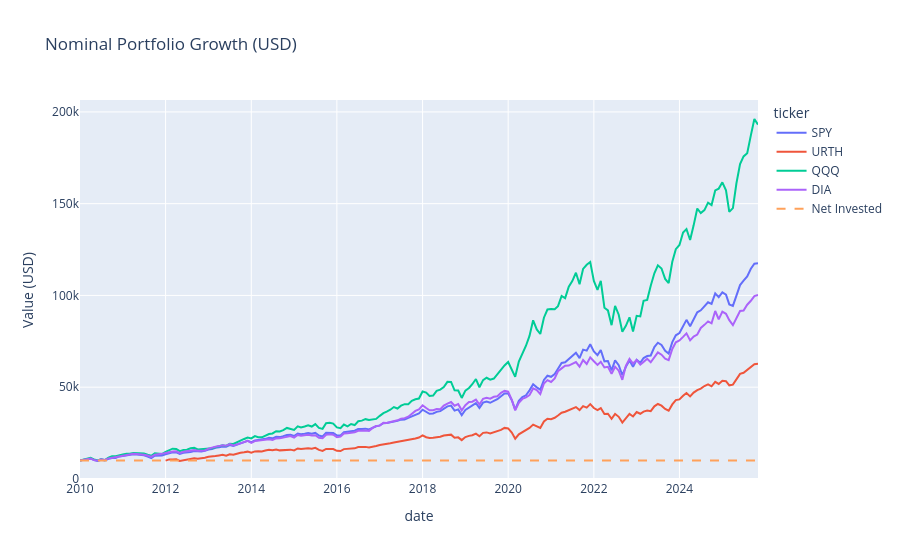
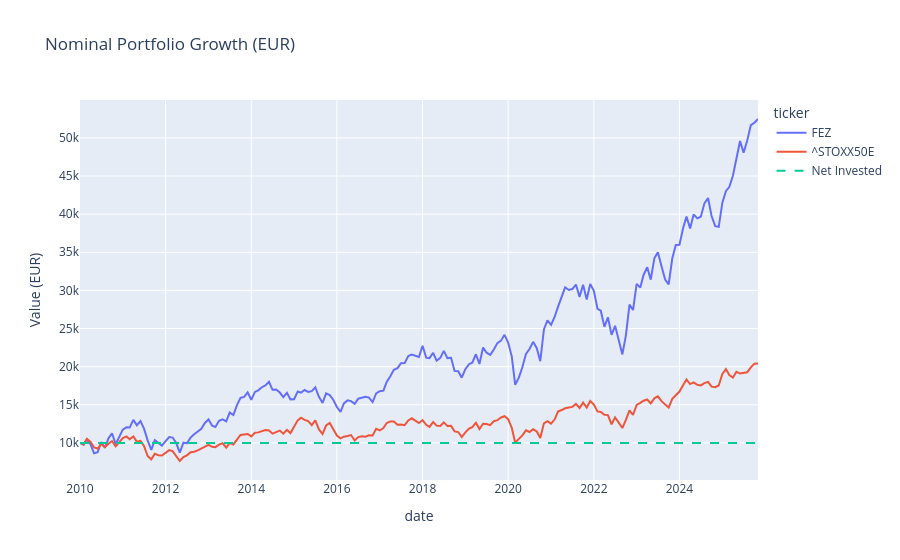
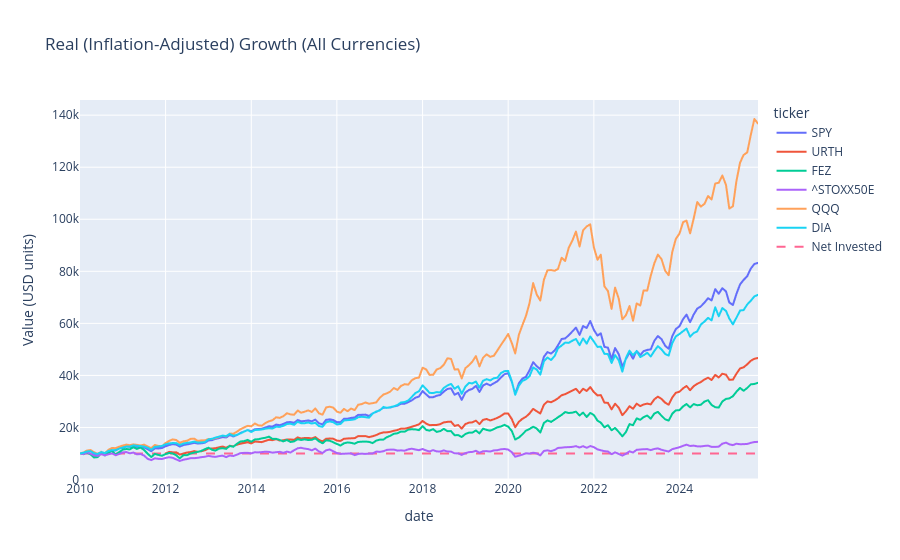
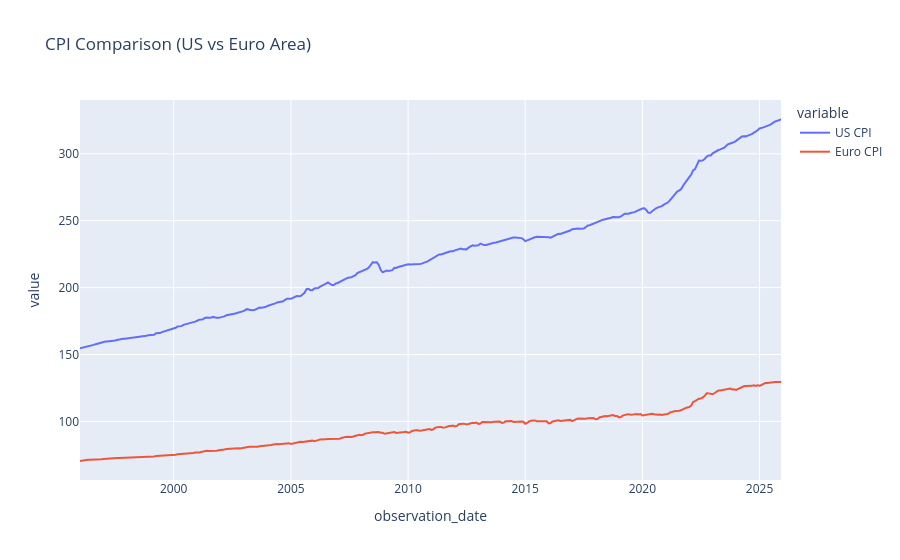

Source (notebook cell) for these figures, in order:
### Code cell
# Interactive plots with Plotly: net investment & total gain, grouped by currency
import plotly.express as px

# build long-format frame including net invested
all_dfs = []
for ticker, df in results.items():
    # determine currency per ticker using mapping or prefix
    curr = 'EUR' if ticker.startswith('^') or ticker in ['FEZ'] else 'USD'
    temp = df.copy()
    temp['ticker'] = ticker
    temp['currency'] = curr
    temp['net_invested'] = temp['invested']
    all_dfs.append(temp)
all_long = pd.concat(all_dfs)

# nominal grouped plots
for curr in all_long['currency'].unique():
    subset = all_long[all_long['currency'] == curr]
    fig = px.line(subset, x='date', y='value', color='ticker',
                  title=f'Nominal Portfolio Growth ({curr})',
                  labels={'value': f'Value ({curr})'})
    fig.add_scatter(x=subset['date'], y=subset['net_invested'],
                    mode='lines', name='Net Invested', line=dict(dash='dash'))
    fig.show()

# real growth single plot
if inflation_adjusted and cpi_monthly is not None:
    real_list = []
    for ticker, df in results.items():
        temp = df.copy()
        start = temp.iloc[0]['date']; end = temp.iloc[-1]['date']
        cpi_sub = cpi_monthly.loc[start:end].squeeze()
        if len(cpi_sub) > 0:
            cpi0 = cpi_sub.iloc[0]
            cpi_filled = cpi_sub.reindex(temp['date'], method='ffill')
            temp['value_real'] = temp['value'] * (cpi0 / cpi_filled.values)
        else:
            temp['value_real'] = temp['value']
        temp['ticker'] = ticker
        temp['net_invested'] = temp['invested']
        real_list.append(temp)
    real_long = pd.concat(real_list)
    fig2 = px.line(real_long, x='date', y='value_real', color='ticker',
                   title='Real (Inflation-Adjusted) Growth (All Currencies)',
                   labels={'value_real': f'Value ({currency} units)'} )
    fig2.add_scatter(x=real_long['date'], y=real_long['net_invested'],
                     mode='lines', name='Net Invested', line=dict(dash='dash'))
    fig2.show()
else:
    print('Inflation-adjusted data unavailable, real plot skipped')

# additional macro plots: CPI and FX
# fetch both CPI series for comparison
if inflation_adjusted:
    # US CPI
    us_url = 'https://fred.stlouisfed.org/graph/fredgraph.csv?id=CPIAUCSL'
    us_cpi = pd.read_csv(us_url, index_col=0, parse_dates=True)
    us_cpi = us_cpi.resample('MS').last()
    # Euro area CPI code used earlier
    eur_url = f"https://fred.stlouisfed.org/graph/fredgraph.csv?id={cpi_ticker}"
    eur_cpi = pd.read_csv(eur_url, index_col=0, parse_dates=True)
    eur_cpi = eur_cpi.resample('MS').last()
    # combine
    cpi_plot = pd.DataFrame({
        'US CPI': us_cpi.squeeze(),
        'Euro CPI': eur_cpi.squeeze()
    }).dropna()
    fig3 = px.line(cpi_plot, x=cpi_plot.index, y=cpi_plot.columns,
                   title='CPI Comparison (US vs Euro Area)')
    fig3.show()

# FX plot if available
if fx_monthly is not None:
    fig4 = px.line(x=fx_monthly.index, y=fx_monthly.values,
                   title='EUR/USD Exchange Rate',
                   labels={'x': 'Date', 'y': 'EUR per USD'})
    fig4.show()

### Figure 1 — Plotly figure (JSON) as saved in the notebook; plotly's stock layout.template omitted (floating-point values rounded to 4 significant figures; data arrays with more than 128 entries replaced by an {"elided": "..."} marker saying what was removed)
{"data": [{"hovertemplate": "ticker=SPY<br>date=%{x}<br>Value (USD)=%{y}<extra></extra>", "legendgroup": "SPY", "line": {"color": "#636efa", "dash": "solid"}, "marker": {"symbol": "circle"}, "mode": "lines", "name": "SPY", "orientation": "v", "showlegend": true, "type": "scatter", "x": {"elided": "191 str values"}, "xaxis": "x", "y": {"elided": "191 float values"}, "yaxis": "y"}, {"hovertemplate": "ticker=URTH<br>date=%{x}<br>Value (USD)=%{y}<extra></extra>", "legendgroup": "URTH", "line": {"color": "#EF553B", "dash": "solid"}, "marker": {"symbol": "circle"}, "mode": "lines", "name": "URTH", "orientation": "v", "showlegend": true, "type": "scatter", "x": {"elided": "167 str values"}, "xaxis": "x", "y": {"elided": "167 float values"}, "yaxis": "y"}, {"hovertemplate": "ticker=QQQ<br>date=%{x}<br>Value (USD)=%{y}<extra></extra>", "legendgroup": "QQQ", "line": {"color": "#00cc96", "dash": "solid"}, "marker": {"symbol": "circle"}, "mode": "lines", "name": "QQQ", "orientation": "v", "showlegend": true, "type": "scatter", "x": {"elided": "191 str values"}, "xaxis": "x", "y": {"elided": "191 float values"}, "yaxis": "y"}, {"hovertemplate": "ticker=DIA<br>date=%{x}<br>Value (USD)=%{y}<extra></extra>", "legendgroup": "DIA", "line": {"color": "#ab63fa", "dash": "solid"}, "marker": {"symbol": "circle"}, "mode": "lines", "name": "DIA", "orientation": "v", "showlegend": true, "type": "scatter", "x": {"elided": "191 str values"}, "xaxis": "x", "y": {"elided": "191 float values"}, "yaxis": "y"}, {"line": {"dash": "dash"}, "mode": "lines", "name": "Net Invested", "type": "scatter", "x": {"elided": "740 str values"}, "y": {"elided": "740 int values"}}], "layout": {"legend": {"title": {"text": "ticker"}, "tracegroupgap": 0}, "title": {"text": "Nominal Portfolio Growth (USD)"}, "xaxis": {"anchor": "y", "domain": [0, 1], "title": {"text": "date"}}, "yaxis": {"anchor": "x", "domain": [0, 1], "title": {"text": "Value (USD)"}}}}

### Figure 2 — Plotly figure (JSON) as saved in the notebook; plotly's stock layout.template omitted (floating-point values rounded to 4 significant figures; data arrays with more than 128 entries replaced by an {"elided": "..."} marker saying what was removed)
{"data": [{"hovertemplate": "ticker=FEZ<br>date=%{x}<br>Value (EUR)=%{y}<extra></extra>", "legendgroup": "FEZ", "line": {"color": "#636efa", "dash": "solid"}, "marker": {"symbol": "circle"}, "mode": "lines", "name": "FEZ", "orientation": "v", "showlegend": true, "type": "scatter", "x": {"elided": "191 str values"}, "xaxis": "x", "y": {"elided": "191 float values"}, "yaxis": "y"}, {"hovertemplate": "ticker=^STOXX50E<br>date=%{x}<br>Value (EUR)=%{y}<extra></extra>", "legendgroup": "^STOXX50E", "line": {"color": "#EF553B", "dash": "solid"}, "marker": {"symbol": "circle"}, "mode": "lines", "name": "^STOXX50E", "orientation": "v", "showlegend": true, "type": "scatter", "x": {"elided": "191 str values"}, "xaxis": "x", "y": {"elided": "191 float values"}, "yaxis": "y"}, {"line": {"dash": "dash"}, "mode": "lines", "name": "Net Invested", "type": "scatter", "x": {"elided": "382 str values"}, "y": {"elided": "382 int values"}}], "layout": {"legend": {"title": {"text": "ticker"}, "tracegroupgap": 0}, "title": {"text": "Nominal Portfolio Growth (EUR)"}, "xaxis": {"anchor": "y", "domain": [0, 1], "title": {"text": "date"}}, "yaxis": {"anchor": "x", "domain": [0, 1], "title": {"text": "Value (EUR)"}}}}

### Figure 3 — Plotly figure (JSON) as saved in the notebook; plotly's stock layout.template omitted (floating-point values rounded to 4 significant figures; data arrays with more than 128 entries replaced by an {"elided": "..."} marker saying what was removed)
{"data": [{"hovertemplate": "ticker=SPY<br>date=%{x}<br>Value (USD units)=%{y}<extra></extra>", "legendgroup": "SPY", "line": {"color": "#636efa", "dash": "solid"}, "marker": {"symbol": "circle"}, "mode": "lines", "name": "SPY", "showlegend": true, "type": "scattergl", "x": {"elided": "191 str values"}, "xaxis": "x", "y": {"elided": "191 float values"}, "yaxis": "y"}, {"hovertemplate": "ticker=URTH<br>date=%{x}<br>Value (USD units)=%{y}<extra></extra>", "legendgroup": "URTH", "line": {"color": "#EF553B", "dash": "solid"}, "marker": {"symbol": "circle"}, "mode": "lines", "name": "URTH", "showlegend": true, "type": "scattergl", "x": {"elided": "167 str values"}, "xaxis": "x", "y": {"elided": "167 float values"}, "yaxis": "y"}, {"hovertemplate": "ticker=FEZ<br>date=%{x}<br>Value (USD units)=%{y}<extra></extra>", "legendgroup": "FEZ", "line": {"color": "#00cc96", "dash": "solid"}, "marker": {"symbol": "circle"}, "mode": "lines", "name": "FEZ", "showlegend": true, "type": "scattergl", "x": {"elided": "191 str values"}, "xaxis": "x", "y": {"elided": "191 float values"}, "yaxis": "y"}, {"hovertemplate": "ticker=^STOXX50E<br>date=%{x}<br>Value (USD units)=%{y}<extra></extra>", "legendgroup": "^STOXX50E", "line": {"color": "#ab63fa", "dash": "solid"}, "marker": {"symbol": "circle"}, "mode": "lines", "name": "^STOXX50E", "showlegend": true, "type": "scattergl", "x": {"elided": "191 str values"}, "xaxis": "x", "y": {"elided": "191 float values"}, "yaxis": "y"}, {"hovertemplate": "ticker=QQQ<br>date=%{x}<br>Value (USD units)=%{y}<extra></extra>", "legendgroup": "QQQ", "line": {"color": "#FFA15A", "dash": "solid"}, "marker": {"symbol": "circle"}, "mode": "lines", "name": "QQQ", "showlegend": true, "type": "scattergl", "x": {"elided": "191 str values"}, "xaxis": "x", "y": {"elided": "191 float values"}, "yaxis": "y"}, {"hovertemplate": "ticker=DIA<br>date=%{x}<br>Value (USD units)=%{y}<extra></extra>", "legendgroup": "DIA", "line": {"color": "#19d3f3", "dash": "solid"}, "marker": {"symbol": "circle"}, "mode": "lines", "name": "DIA", "showlegend": true, "type": "scattergl", "x": {"elided": "191 str values"}, "xaxis": "x", "y": {"elided": "191 float values"}, "yaxis": "y"}, {"line": {"dash": "dash"}, "mode": "lines", "name": "Net Invested", "type": "scatter", "x": {"elided": "1122 str values"}, "y": {"elided": "1122 int values"}}], "layout": {"legend": {"title": {"text": "ticker"}, "tracegroupgap": 0}, "title": {"text": "Real (Inflation-Adjusted) Growth (All Currencies)"}, "xaxis": {"anchor": "y", "domain": [0, 1], "title": {"text": "date"}}, "yaxis": {"anchor": "x", "domain": [0, 1], "title": {"text": "Value (USD units)"}}}}

### Figure 4 — Plotly figure (JSON) as saved in the notebook; plotly's stock layout.template omitted (floating-point values rounded to 4 significant figures; data arrays with more than 128 entries replaced by an {"elided": "..."} marker saying what was removed)
{"data": [{"hovertemplate": "variable=US CPI<br>observation_date=%{x}<br>value=%{y}<extra></extra>", "legendgroup": "US CPI", "line": {"color": "#636efa", "dash": "solid"}, "marker": {"symbol": "circle"}, "mode": "lines", "name": "US CPI", "orientation": "v", "showlegend": true, "type": "scatter", "x": {"elided": "359 str values"}, "xaxis": "x", "y": {"elided": "359 float values"}, "yaxis": "y"}, {"hovertemplate": "variable=Euro CPI<br>observation_date=%{x}<br>value=%{y}<extra></extra>", "legendgroup": "Euro CPI", "line": {"color": "#EF553B", "dash": "solid"}, "marker": {"symbol": "circle"}, "mode": "lines", "name": "Euro CPI", "orientation": "v", "showlegend": true, "type": "scatter", "x": {"elided": "359 str values"}, "xaxis": "x", "y": {"elided": "359 float values"}, "yaxis": "y"}], "layout": {"legend": {"title": {"text": "variable"}, "tracegroupgap": 0}, "title": {"text": "CPI Comparison (US vs Euro Area)"}, "xaxis": {"anchor": "y", "domain": [0, 1], "title": {"text": "observation_date"}}, "yaxis": {"anchor": "x", "domain": [0, 1], "title": {"text": "value"}}}}
